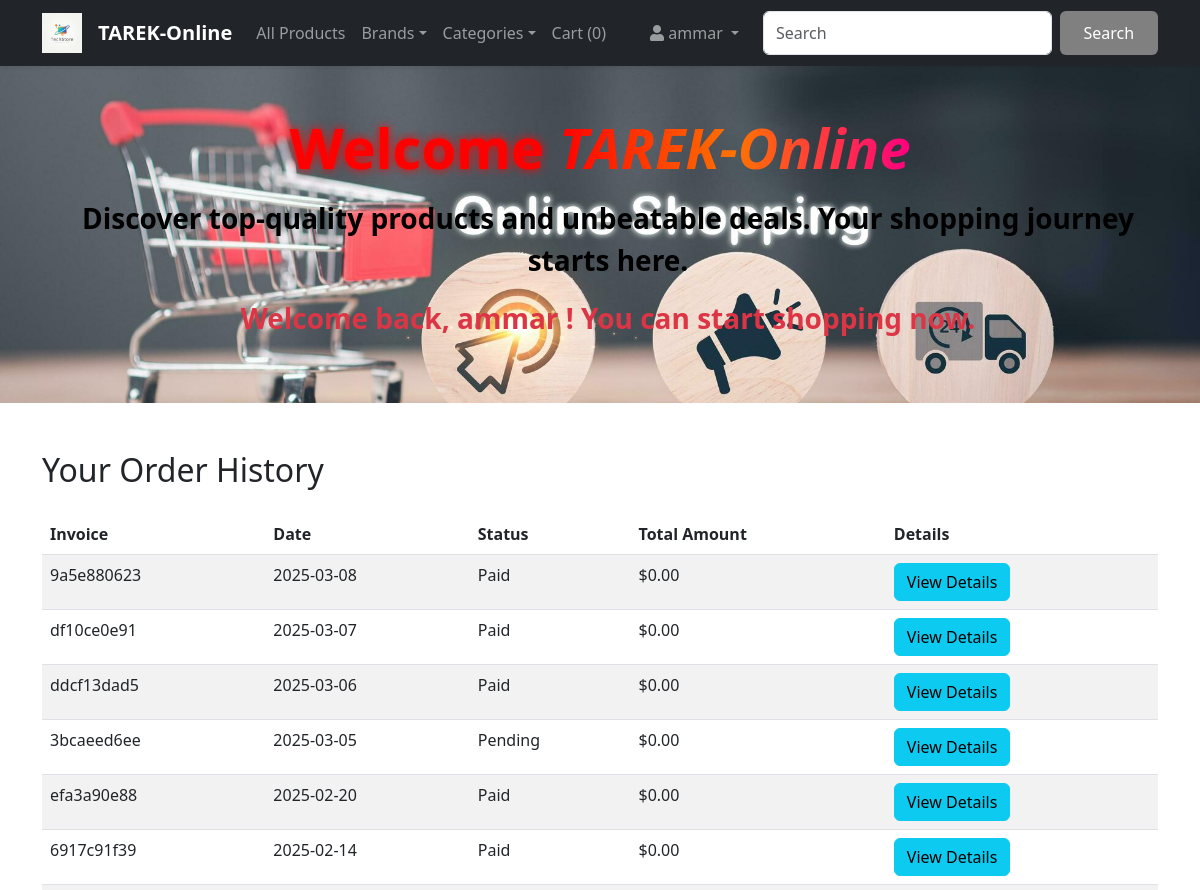
Before: /customer/orders (signed in, upper part) with the older database file.
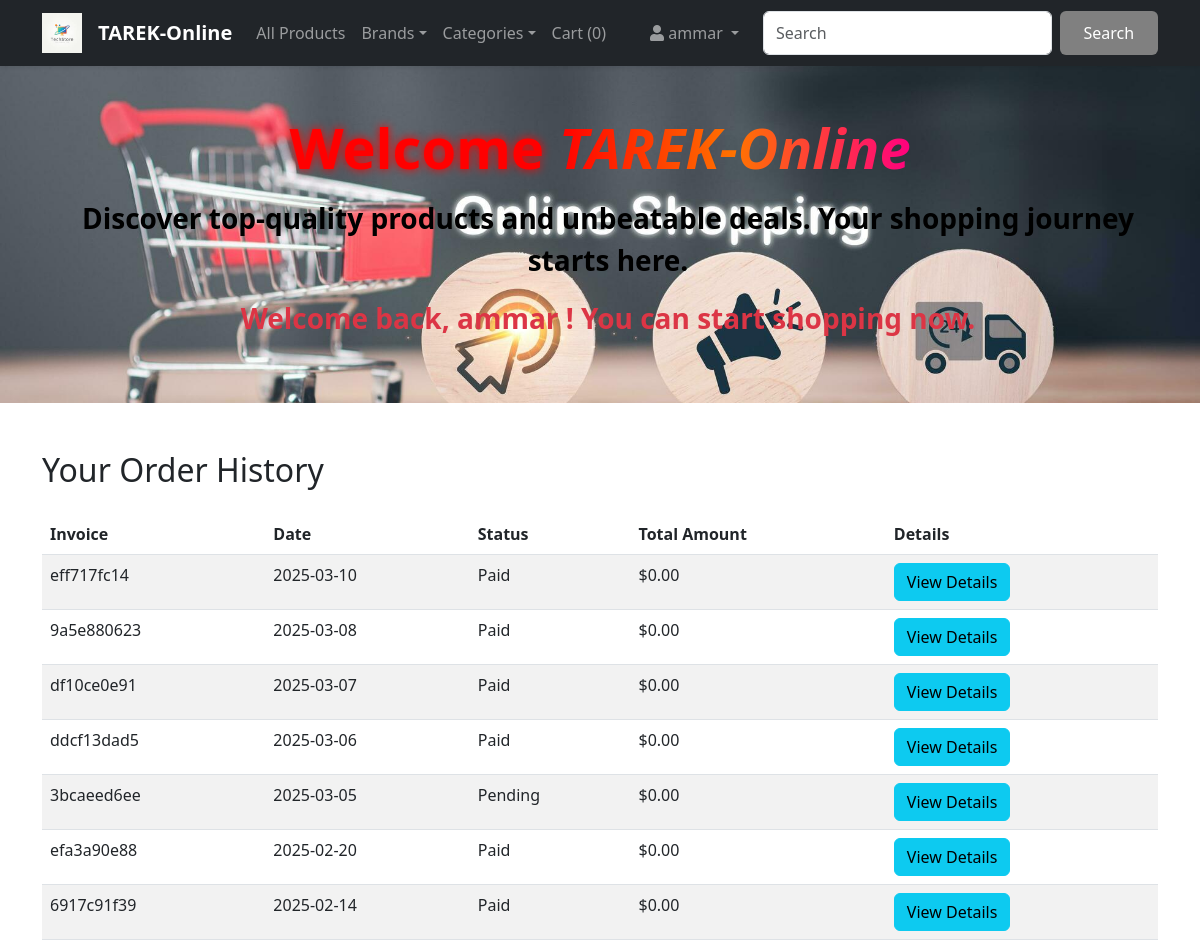
After: the same page with the newer database file.
### shop/customer/models.py (models this page shows, shortened)
class Register(db.Model,UserMixin):
    id = db.Column(db.Integer, primary_key= True)
    name = db.Column(db.String(50), unique= False)
    username = db.Column(db.String(50), unique= True)
    email = db.Column(db.String(50), unique= True)
    password = db.Column(db.String(200), unique= False)
    country = db.Column(db.String(50), unique= False)
    state = db.Column(db.String(50), unique= False)
    city = db.Column(db.String(50), unique= False)
    contact = db.Column(db.String(50), unique= False)
    address = db.Column(db.String(50), unique= False)
    zipcode = db.Column(db.String(50), unique= False)
    profile = db.Column(db.String(200), unique= False , default='profile.jpg')
    date_created = db.Column(db.DateTime, nullable=False, default=datetime.utcnow)

class CustomerOrder(db.Model):
    id = db.Column(db.Integer, primary_key=True)
    invoice = db.Column(db.String(20), unique=True, nullable=False)
    status = db.Column(db.String(20), default='Pending', nullable=False)
    customer_id = db.Column(db.Integer, unique=False, nullable=False)
    date_created = db.Column(db.DateTime, default=datetime.utcnow, nullable=False)
    orders = db.Column(JsonEcodedDict)

### shop/customer/routes.py (the view)
@app.route('/customer/orders')
@login_required
def customer_orders():
    if not current_user.is_authenticated:
        return redirect(url_for('customerLogin'))
    customer_id = current_user.id
    orders = CustomerOrder.query.filter_by(customer_id=customer_id).order_by(CustomerOrder.date_created.desc()).all()
    return render_template('customer/orders_history.html', orders=orders)

### shop/customer/models.py (called while the page is built)
@login_manager.user_loader
def user_loader(user_id):
    return Register.query.get(user_id)

    def process_result_value(self, value, dialect):
        if value is None:
            return {}
        else:
            return json.loads(value)

### shop/templates/customer/orders_history.html
{% extends 'layout.html' %}
{% block content %}
<div class="container mt-5">
    <h2 class="mb-4">Your Order History</h2>
    {% if orders %}
        <table class="table table-striped">
            <thead>
                <tr>
                    <th>Invoice</th>
                    <th>Date</th>
                    <th>Status</th>
                    <th>Total Amount</th>
                    <th>Details</th>
                </tr>
            </thead>
            <tbody>
                {% for order in orders %}
                <tr>
                    <td>{{ order.invoice }}</td>
                    <td>{{ order.date_created.strftime('%Y-%m-%d') }}</td>
                    <td>{{ order.status }}</td>
                    <td>
                        {% set total = 0 %}
                        {% for item in order.orders.values() %}
                            {% set total = total + (item['price'] | float * item['quantity'] | int) %}
                        {% endfor %}
                        ${{ "%.2f"|format(total) }}
                    </td>
                    <td><a href="{{ url_for('orders', invoice=order.invoice) }}" class="btn btn-info">View Details</a></td>
                </tr>
                {% endfor %}
            </tbody>
        </table>
    {% else %}
        <p>You have no past orders.</p>
    {% endif %}
</div>
{% endblock %}

### shop/templates/layout.html (shortened to what this page needs)
<!doctype html>
<html lang="en">
  <head>
    <link rel="stylesheet" href="https://cdnjs.cloudflare.com/ajax/libs/font-awesome/5.15.4/css/all.min.css">
    <link rel="stylesheet" href="https://cdn.jsdelivr.net/npm/bootstrap@5.3.0/dist/css/bootstrap.min.css">
    <link rel="stylesheet" href="{{ url_for('static', filename='css/styles.css') }}">
  </head>
  <body>
    <nav class="navbar navbar-expand-lg navbar-dark bg-dark shadow-sm">
      <div class="container">
        <a class="navbar-brand" href="#">
          <img src="{{ url_for('static', filename='images/logo.jpg') }}" alt="TAREK-Online Logo" height="40">
        </a>
        <a class="navbar-brand fw-bold" href="#">TAREK-Online</a>
        <div class="collapse navbar-collapse" id="navbarNav">
          <ul class="navbar-nav me-auto">
            <li class="nav-item"><a class="nav-link" href="/">All Products</a></li>
            <li class="nav-item dropdown">
              <a class="nav-link dropdown-toggle" href="#" id="brandsDropdown" data-bs-toggle="dropdown">Brands</a>
            </li>
            <li class="nav-item dropdown">
              <a class="nav-link dropdown-toggle" href="#" id="categoriesDropdown" data-bs-toggle="dropdown">Categories</a>
            </li>
            <li class="nav-item"><a class="nav-link" href="{{ url_for('getCart') }}">Cart ({{ session['Shoppingcart']|length }})</a></li>
          </ul>
          <ul class="navbar-nav">
            {% if current_user.is_authenticated %}
            <li class="nav-item dropdown">
              <a class="nav-link dropdown-toggle" href="#" id="userDropdown" data-bs-toggle="dropdown">
                <i class="fas fa-user"></i> {{ current_user.name }}
              </a>
            </li>
            {% else %}
            <li class="nav-item"><a class="nav-link" href="{{ url_for('customer_register') }}">Sign up</a></li>
            <li class="nav-item"><a class="nav-link" href="{{ url_for('customerLogin') }}">Login</a></li>
            {% endif %}
          </ul>
          <form class="d-flex ms-lg-3" action="{{ url_for('result') }}" method="get">
            <input class="form-control me-2" type="search" placeholder="Search" name="q">
            <button class="btn btn-primary" type="submit">Search</button>
          </form>
        </div>
      </div>
    </nav>
    <section class="hero bg-dark text-white py-5">
      <div class="container text-center">
        <div class="row">
          <div class="col-12">
            <h1 class="display-4 fw-bold mb-3">
              <span style="color: red; font-weight: bold; text-shadow: 0 0 10px red;">Welcome</span>
              <span style="font-weight: bold; font-style: italic; background: linear-gradient(90deg, #ff0000, #ff7300, #ff007f);
                          -webkit-background-clip: text; background-clip: text; color: transparent;">
              </span>
            </h1>
            <p class="text-black ms-lg-3 fs-3 fw-bold">Discover top-quality products and unbeatable deals. Your shopping journey starts here.</p>
            {% if current_user.is_authenticated %}
              <p class="text-danger ms-lg-3 fs-3 fw-bold wave-text">
                Welcome back, {{ current_user.name }}! You can start shopping now.
              </p>
            {% else %}
              <a href="{{ url_for('customerLogin') }}" class="btn btn-primary btn-lg px-4 py-2">Start Shopping</a>
            {% endif %}
          </div>
        </div>
      </div>
    </section>
    {% block content %}{% endblock content %}
  </body>
</html>

### shop/static/css/styles.css (style rules this page uses)
.container button { width: 130px; padding: 10px; border: none; background-color: gray; }
.hero { background-image: url('/static/images/hero-bg.jpg'); background-size: cover; background-position: center; }
.btn { transition: 0.3s; }
.wave-text { display: inline-block; animation: wave 1s ease-in-out infinite; }

Changed rows visible on the page:
added CustomerOrder: invoice "eff717fc14", date_created "2025-03-10", status "Paid", total "0.00"
